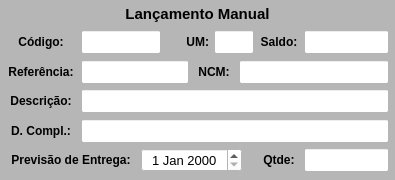
           <widget class="QWidget" name="widget_Cor4" native="true">
            <property name="sizePolicy">
             <sizepolicy hsizetype="Preferred" vsizetype="Preferred">
              <horstretch>0</horstretch>
              <verstretch>0</verstretch>
             </sizepolicy>
            </property>
            <property name="minimumSize">
             <size>
              <width>0</width>
              <height>180</height>
             </size>
            </property>
            <property name="maximumSize">
             <size>
              <width>16777215</width>
              <height>180</height>
             </size>
            </property>
            <property name="styleSheet">
             <string notr="true">background-color: rgb(182, 182, 182);</string>
            </property>
            <layout class="QVBoxLayout" name="verticalLayout_4">
             <property name="spacing">
              <number>1</number>
             </property>
             <property name="leftMargin">
              <number>1</number>
             </property>
             <property name="topMargin">
              <number>1</number>
             </property>
             <property name="rightMargin">
              <number>1</number>
             </property>
             <property name="bottomMargin">
              <number>6</number>
             </property>
             <item>
              <widget class="QWidget" name="widget_16" native="true">
               <property name="minimumSize">
                <size>
                 <width>0</width>
                 <height>25</height>
                </size>
               </property>
               <property name="maximumSize">
                <size>
                 <width>16777215</width>
                 <height>25</height>
                </size>
               </property>
               <property name="styleSheet">
                <string notr="true"/>
               </property>
               <layout class="QHBoxLayout" name="horizontalLayout_17">
                <property name="spacing">
                 <number>3</number>
                </property>
                <property name="leftMargin">
                 <number>3</number>
                </property>
                <property name="topMargin">
                 <number>3</number>
                </property>
                <property name="rightMargin">
                 <number>3</number>
                </property>
                <property name="bottomMargin">
                 <number>3</number>
                </property>
                <item>
                 <widget class="QLabel" name="label_52">
                  <property name="maximumSize">
                   <size>
                    <width>16777215</width>
                    <height>16777215</height>
                   </size>
                  </property>
                  <property name="font">
                   <font>
                    <pointsize>11</pointsize>
                    <weight>75</weight>
                    <bold>true</bold>
                   </font>
                  </property>
                  <property name="text">
                   <string>Lançamento Manual</string>
                  </property>
                  <property name="alignment">
                   <set>Qt::AlignCenter</set>
                  </property>
                 </widget>
                </item>
               </layout>
              </widget>
             </item>
             <item>
              <widget class="QWidget" name="widget_37" native="true">
               <property name="minimumSize">
                <size>
                 <width>0</width>
                 <height>30</height>
                </size>
               </property>
               <property name="maximumSize">
                <size>
                 <width>16777215</width>
                 <height>30</height>
                </size>
               </property>
               <property name="styleSheet">
                <string notr="true"/>
               </property>
               <layout class="QHBoxLayout" name="horizontalLayout_4">
                <property name="spacing">
                 <number>5</number>
                </property>
                <property name="leftMargin">
                 <number>5</number>
                </property>
                <property name="topMargin">
                 <number>3</number>
                </property>
                <property name="rightMargin">
                 <number>5</number>
                </property>
                <property name="bottomMargin">
                 <number>3</number>
                </property>
                <item>
                 <widget class="QLabel" name="label_54">
                  <property name="minimumSize">
                   <size>
                    <width>70</width>
                    <height>0</height>
                   </size>
                  </property>
                  <property name="maximumSize">
                   <size>
                    <width>70</width>
                    <height>16777215</height>
                   </size>
                  </property>
                  <property name="font">
                   <font>
                    <pointsize>9</pointsize>
                    <weight>75</weight>
                    <bold>true</bold>
                   </font>
                  </property>
                  <property name="text">
                   <string>Código:</string>
                  </property>
                  <property name="alignment">
                   <set>Qt::AlignCenter</set>
                  </property>
                 </widget>
                </item>
                <item>
                 <widget class="QLineEdit" name="line_Codigo_Manu">
                  <property name="sizePolicy">
                   <sizepolicy hsizetype="Preferred" vsizetype="Preferred">
                    <horstretch>0</horstretch>
                    <verstretch>0</verstretch>
                   </sizepolicy>
                  </property>
                  <property name="minimumSize">
                   <size>
                    <width>60</width>
                    <height>0</height>
                   </size>
                  </property>
                  <property name="maximumSize">
                   <size>
                    <width>80</width>
                    <height>16777215</height>
                   </size>
                  </property>
                  <property name="font">
                   <font>
                    <pointsize>9</pointsize>
                   </font>
                  </property>
                  <property name="styleSheet">
                   <string notr="true">background-color: rgb(255, 255, 255);</string>
                  </property>
                  <property name="alignment">
                   <set>Qt::AlignCenter</set>
                  </property>
                  <property name="placeholderText">
                   <string/>
                  </property>
                 </widget>
                </item>
                <item>
                 <widget class="QLabel" name="label_8">
                  <property name="text">
                   <string/>
                  </property>
                 </widget>
                </item>
                <item>
                 <widget class="QLabel" name="label_25">
                  <property name="maximumSize">
                   <size>
                    <width>25</width>
                    <height>16777215</height>
                   </size>
                  </property>
                  <property name="font">
                   <font>
                    <pointsize>9</pointsize>
                    <weight>75</weight>
                    <bold>true</bold>
                   </font>
                  </property>
                  <property name="text">
                   <string>UM:</string>
                  </property>
                  <property name="alignment">
                   <set>Qt::AlignRight|Qt::AlignTrailing|Qt::AlignVCenter</set>
                  </property>
                 </widget>
                </item>
                <item>
                 <widget class="QLineEdit" name="line_UM_Manu">
                  <property name="sizePolicy">
                   <sizepolicy hsizetype="Preferred" vsizetype="Preferred">
                    <horstretch>0</horstretch>
                    <verstretch>0</verstretch>
                   </sizepolicy>
                  </property>
                  <property name="minimumSize">
                   <size>
                    <width>40</width>
                    <height>0</height>
                   </size>
                  </property>
                  <property name="maximumSize">
                   <size>
                    <width>40</width>
                    <height>16777215</height>
                   </size>
                  </property>
                  <property name="font">
                   <font>
                    <pointsize>9</pointsize>
                   </font>
                  </property>
                  <property name="styleSheet">
                   <string notr="true">background-color: rgb(255, 255, 255);</string>
                  </property>
                  <property name="alignment">
                   <set>Qt::AlignCenter</set>
                  </property>
                 </widget>
                </item>
                <item>
                 <widget class="QLabel" name="label_38">
                  <property name="minimumSize">
                   <size>
                    <width>40</width>
                    <height>0</height>
                   </size>
                  </property>
                  <property name="maximumSize">
                   <size>
                    <width>40</width>
                    <height>16777215</height>
                   </size>
                  </property>
                  <property name="font">
                   <font>
                    <pointsize>9</pointsize>
                    <weight>75</weight>
                    <bold>true</bold>
                   </font>
                  </property>
                  <property name="text">
                   <string>Saldo:</string>
                  </property>
                  <property name="alignment">
                   <set>Qt::AlignCenter</set>
                  </property>
                 </widget>
                </item>
                <item>
                 <widget class="QLineEdit" name="line_Saldo_Manu">
                  <property name="sizePolicy">
                   <sizepolicy hsizetype="Preferred" vsizetype="Preferred">
                    <horstretch>0</horstretch>
                    <verstretch>0</verstretch>
                   </sizepolicy>
                  </property>
                  <property name="minimumSize">
                   <size>
                    <width>85</width>
                    <height>0</height>
                   </size>
                  </property>
                  <property name="maximumSize">
                   <size>
                    <width>85</width>
                    <height>16777215</height>
                   </size>
                  </property>
                  <property name="font">
                   <font>
                    <pointsize>9</pointsize>
                   </font>
                  </property>
                  <property name="cursor">
                   <cursorShape>IBeamCursor</cursorShape>
                  </property>
                  <property name="styleSheet">
                   <string notr="true">background-color: rgb(255, 255, 255);</string>
                  </property>
                  <property name="inputMask">
                   <string/>
                  </property>
                  <property name="text">
                   <string/>
                  </property>
                  <property name="frame">
                   <bool>true</bool>
                  </property>
                  <property name="echoMode">
                   <enum>QLineEdit::Normal</enum>
                  </property>
                  <property name="alignment">
                   <set>Qt::AlignCenter</set>
                  </property>
                  <property name="placeholderText">
                   <string/>
                  </property>
                 </widget>
                </item>
               </layout>
              </widget>
             </item>
             <item>
              <widget class="QWidget" name="widget_26" native="true">
               <property name="minimumSize">
                <size>
                 <width>0</width>
                 <height>30</height>
                </size>
               </property>
               <property name="maximumSize">
                <size>
                 <width>16777215</width>
                 <height>30</height>
                </size>
               </property>
               <property name="styleSheet">
                <string notr="true"/>
               </property>
               <layout class="QHBoxLayout" name="horizontalLayout_18">
                <property name="spacing">
                 <number>5</number>
                </property>
                <property name="leftMargin">
                 <number>5</number>
                </property>
                <property name="topMargin">
                 <number>3</number>
                </property>
                <property name="rightMargin">
                 <number>5</number>
                </property>
                <property name="bottomMargin">
                 <number>3</number>
                </property>
                <item>
                 <widget class="QLabel" name="label_55">
                  <property name="minimumSize">
                   <size>
                    <width>70</width>
                    <height>0</height>
                   </size>
                  </property>
                  <property name="maximumSize">
                   <size>
                    <width>70</width>
                    <height>16777215</height>
                   </size>
                  </property>
                  <property name="font">
                   <font>
                    <pointsize>9</pointsize>
                    <weight>75</weight>
                    <bold>true</bold>
                   </font>
                  </property>
                  <property name="text">
                   <string>Referência:</string>
                  </property>
                  <property name="alignment">
                   <set>Qt::AlignCenter</set>
                  </property>
                 </widget>
                </item>
                <item>
                 <widget class="QLineEdit" name="line_Referencia_Manu">
                  <property name="sizePolicy">
                   <sizepolicy hsizetype="Preferred" vsizetype="Preferred">
                    <horstretch>0</horstretch>
                    <verstretch>0</verstretch>
                   </sizepolicy>
                  </property>
                  <property name="minimumSize">
                   <size>
                    <width>0</width>
                    <height>0</height>
                   </size>
                  </property>
                  <property name="maximumSize">
                   <size>
                    <width>16777215</width>
                    <height>16777215</height>
                   </size>
                  </property>
                  <property name="font">
                   <font>
                    <pointsize>9</pointsize>
                   </font>
                  </property>
                  <property name="cursor">
                   <cursorShape>IBeamCursor</cursorShape>
                  </property>
                  <property name="styleSheet">
                   <string notr="true">background-color: rgb(255, 255, 255);</string>
                  </property>
                  <property name="inputMask">
                   <string/>
                  </property>
                  <property name="text">
                   <string/>
                  </property>
                  <property name="maxLength">
                   <number>20</number>
                  </property>
                  <property name="frame">
                   <bool>true</bool>
                  </property>
                  <property name="echoMode">
                   <enum>QLineEdit::Normal</enum>
                  </property>
                  <property name="alignment">
                   <set>Qt::AlignLeading|Qt::AlignLeft|Qt::AlignVCenter</set>
                  </property>
                 </widget>
                </item>
                <item>
                 <widget class="QLabel" name="label_56">
                  <property name="minimumSize">
                   <size>
                    <width>40</width>
                    <height>0</height>
                   </size>
                  </property>
                  <property name="maximumSize">
                   <size>
                    <width>40</width>
                    <height>16777215</height>
                   </size>
                  </property>
                  <property name="font">
                   <font>
                    <pointsize>9</pointsize>
                    <weight>75</weight>
                    <bold>true</bold>
                   </font>
                  </property>
                  <property name="text">
                   <string>NCM:</string>
                  </property>
                  <property name="alignment">
                   <set>Qt::AlignCenter</set>
                  </property>
                 </widget>
                </item>
                <item>
                 <widget class="QLineEdit" name="line_NCM_Manu">
                  <property name="sizePolicy">
                   <sizepolicy hsizetype="Preferred" vsizetype="Preferred">
                    <horstretch>0</horstretch>
                    <verstretch>0</verstretch>
                   </sizepolicy>
                  </property>
                  <property name="minimumSize">
                   <size>
                    <width>150</width>
                    <height>0</height>
                   </size>
                  </property>
                  <property name="maximumSize">
                   <size>
                    <width>150</width>
                    <height>16777215</height>
                   </size>
                  </property>
                  <property name="font">
                   <font>
                    <pointsize>9</pointsize>
                   </font>
                  </property>
                  <property name="styleSheet">
                   <string notr="true">background-color: rgb(255, 255, 255);</string>
                  </property>
                  <property name="alignment">
                   <set>Qt::AlignCenter</set>
                  </property>
                 </widget>
                </item>
               </layout>
              </widget>
             </item>
             <item>
              <widget class="QWidget" name="widget_14" native="true">
               <property name="minimumSize">
                <size>
                 <width>0</width>
                 <height>30</height>
                </size>
               </property>
               <property name="maximumSize">
                <size>
                 <width>16777215</width>
                 <height>30</height>
                </size>
               </property>
               <property name="styleSheet">
                <string notr="true"/>
               </property>
               <layout class="QHBoxLayout" name="horizontalLayout_15">
                <property name="spacing">
                 <number>5</number>
                </property>
                <property name="leftMargin">
                 <number>5</number>
                </property>
                <property name="topMargin">
                 <number>3</number>
                </property>
                <property name="rightMargin">
                 <number>5</number>
                </property>
                <property name="bottomMargin">
                 <number>3</number>
                </property>
                <item>
                 <widget class="QLabel" name="label_49">
                  <property name="minimumSize">
                   <size>
                    <width>70</width>
                    <height>0</height>
                   </size>
                  </property>
                  <property name="maximumSize">
                   <size>
                    <width>70</width>
                    <height>16777215</height>
                   </size>
                  </property>
                  <property name="font">
                   <font>
                    <pointsize>9</pointsize>
                    <weight>75</weight>
                    <bold>true</bold>
                   </font>
                  </property>
                  <property name="text">
                   <string>Descrição:</string>
                  </property>
                  <property name="alignment">
                   <set>Qt::AlignCenter</set>
                  </property>
                 </widget>
                </item>
                <item>
                 <widget class="QLineEdit" name="line_Descricao_Manu">
                  <property name="sizePolicy">
                   <sizepolicy hsizetype="Preferred" vsizetype="Preferred">
                    <horstretch>0</horstretch>
                    <verstretch>0</verstretch>
                   </sizepolicy>
                  </property>
                  <property name="minimumSize">
                   <size>
                    <width>0</width>
                    <height>0</height>
                   </size>
                  </property>
                  <property name="maximumSize">
                   <size>
                    <width>16777215</width>
                    <height>16777215</height>
                   </size>
                  </property>
                  <property name="font">
                   <font>
                    <pointsize>9</pointsize>
                   </font>
                  </property>
                  <property name="styleSheet">
                   <string notr="true">background-color: rgb(255, 255, 255);</string>
                  </property>
                  <property name="alignment">
                   <set>Qt::AlignLeading|Qt::AlignLeft|Qt::AlignVCenter</set>
                  </property>
                 </widget>
                </item>
               </layout>
              </widget>
             </item>
             <item>
              <widget class="QWidget" name="widget_36" native="true">
               <property name="minimumSize">
                <size>
                 <width>0</width>
                 <height>30</height>
                </size>
               </property>
               <property name="maximumSize">
                <size>
                 <width>16777215</width>
                 <height>30</height>
                </size>
               </property>
               <property name="styleSheet">
                <string notr="true"/>
               </property>
               <layout class="QHBoxLayout" name="horizontalLayout_12">
                <property name="spacing">
                 <number>5</number>
                </property>
                <property name="leftMargin">
                 <number>5</number>
                </property>
                <property name="topMargin">
                 <number>3</number>
                </property>
                <property name="rightMargin">
                 <number>5</number>
                </property>
                <property name="bottomMargin">
                 <number>3</number>
                </property>
                <item>
                 <widget class="QLabel" name="label_61">
                  <property name="minimumSize">
                   <size>
                    <width>70</width>
                    <height>0</height>
                   </size>
                  </property>
                  <property name="maximumSize">
                   <size>
                    <width>70</width>
                    <height>16777215</height>
                   </size>
                  </property>
                  <property name="font">
                   <font>
                    <pointsize>9</pointsize>
                    <weight>75</weight>
                    <bold>true</bold>
                   </font>
                  </property>
                  <property name="text">
                   <string>D. Compl.:</string>
                  </property>
                  <property name="alignment">
                   <set>Qt::AlignCenter</set>
                  </property>
                 </widget>
                </item>
                <item>
                 <widget class="QLineEdit" name="line_DescrCompl_Manu">
                  <property name="sizePolicy">
                   <sizepolicy hsizetype="Preferred" vsizetype="Preferred">
                    <horstretch>0</horstretch>
                    <verstretch>0</verstretch>
                   </sizepolicy>
                  </property>
                  <property name="minimumSize">
                   <size>
                    <width>0</width>
                    <height>0</height>
                   </size>
                  </property>
                  <property name="maximumSize">
                   <size>
                    <width>16777215</width>
                    <height>16777215</height>
                   </size>
                  </property>
                  <property name="font">
                   <font>
                    <pointsize>9</pointsize>
                   </font>
                  </property>
                  <property name="styleSheet">
                   <string notr="true">background-color: rgb(255, 255, 255);</string>
                  </property>
                  <property name="alignment">
                   <set>Qt::AlignLeading|Qt::AlignLeft|Qt::AlignVCenter</set>
                  </property>
                 </widget>
                </item>
               </layout>
              </widget>
             </item>
             <item>
              <widget class="QWidget" name="widget_29" native="true">
               <property name="minimumSize">
                <size>
                 <width>0</width>
                 <height>30</height>
                </size>
               </property>
               <property name="maximumSize">
                <size>
                 <width>16777215</width>
                 <height>30</height>
                </size>
               </property>
               <property name="styleSheet">
                <string notr="true"/>
               </property>
               <layout class="QHBoxLayout" name="horizontalLayout_25">
                <property name="spacing">
                 <number>5</number>
                </property>
                <property name="leftMargin">
                 <number>5</number>
                </property>
                <property name="topMargin">
                 <number>3</number>
                </property>
                <property name="rightMargin">
                 <number>5</number>
                </property>
                <property name="bottomMargin">
                 <number>3</number>
                </property>
                <item>
                 <widget class="QLabel" name="label_63">
                  <property name="minimumSize">
                   <size>
                    <width>130</width>
                    <height>0</height>
                   </size>
                  </property>
                  <property name="maximumSize">
                   <size>
                    <width>130</width>
                    <height>16777215</height>
                   </size>
                  </property>
                  <property name="font">
                   <font>
                    <pointsize>9</pointsize>
                    <weight>75</weight>
                    <bold>true</bold>
                   </font>
                  </property>
                  <property name="text">
                   <string>Previsão de Entrega:</string>
                  </property>
                  <property name="alignment">
                   <set>Qt::AlignCenter</set>
                  </property>
                 </widget>
                </item>
                <item>
                 <widget class="QDateEdit" name="date_Entrega_Manu">
                  <property name="sizePolicy">
                   <sizepolicy hsizetype="Minimum" vsizetype="Preferred">
                    <horstretch>0</horstretch>
                    <verstretch>0</verstretch>
                   </sizepolicy>
                  </property>
                  <property name="minimumSize">
                   <size>
                    <width>0</width>
                    <height>0</height>
                   </size>
                  </property>
                  <property name="maximumSize">
                   <size>
                    <width>16777215</width>
                    <height>16777215</height>
                   </size>
                  </property>
                  <property name="font">
                   <font>
                    <pointsize>10</pointsize>
                   </font>
                  </property>
                  <property name="styleSheet">
                   <string notr="true">background-color: rgb(255, 255, 255);</string>
                  </property>
                  <property name="alignment">
                   <set>Qt::AlignCenter</set>
                  </property>
                 </widget>
                </item>
                <item>
                 <widget class="QLabel" name="label_7">
                  <property name="text">
                   <string/>
                  </property>
                 </widget>
                </item>
                <item>
                 <widget class="QLabel" name="label_37">
                  <property name="minimumSize">
                   <size>
                    <width>40</width>
                    <height>0</height>
                   </size>
                  </property>
                  <property name="maximumSize">
                   <size>
                    <width>40</width>
                    <height>16777215</height>
                   </size>
                  </property>
                  <property name="font">
                   <font>
                    <pointsize>9</pointsize>
                    <weight>75</weight>
                    <bold>true</bold>
                   </font>
                  </property>
                  <property name="text">
                   <string>Qtde:</string>
                  </property>
                  <property name="alignment">
                   <set>Qt::AlignCenter</set>
                  </property>
                 </widget>
                </item>
                <item>
                 <widget class="QLineEdit" name="line_Qtde_Manu">
                  <property name="sizePolicy">
                   <sizepolicy hsizetype="Preferred" vsizetype="Preferred">
                    <horstretch>0</horstretch>
                    <verstretch>0</verstretch>
                   </sizepolicy>
                  </property>
                  <property name="minimumSize">
                   <size>
                    <width>85</width>
                    <height>0</height>
                   </size>
                  </property>
                  <property name="maximumSize">
                   <size>
                    <width>85</width>
                    <height>16777215</height>
                   </size>
                  </property>
                  <property name="font">
                   <font>
                    <pointsize>9</pointsize>
                   </font>
                  </property>
                  <property name="cursor">
                   <cursorShape>IBeamCursor</cursorShape>
                  </property>
                  <property name="styleSheet">
                   <string notr="true">background-color: rgb(255, 255, 255);</string>
                  </property>
                  <property name="inputMask">
                   <string/>
                  </property>
                  <property name="text">
                   <string/>
                  </property>
                  <property name="frame">
                   <bool>true</bool>
                  </property>
                  <property name="echoMode">
                   <enum>QLineEdit::Normal</enum>
                  </property>
                  <property name="alignment">
                   <set>Qt::AlignCenter</set>
                  </property>
                  <property name="placeholderText">
                   <string/>
                  </property>
                 </widget>
                </item>
               </layout>
              </widget>
             </item>
            </layout>
           </widget>
